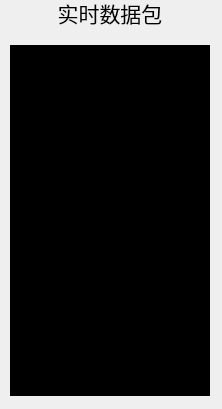
<?xml version="1.0" encoding="UTF-8"?>
<ui version="4.0">
 <class>BackendWindow</class>
 <widget class="QDialog" name="BackendWindow">
  <property name="geometry">
   <rect>
    <x>0</x>
    <y>0</y>
    <width>222</width>
    <height>409</height>
   </rect>
  </property>
  <property name="windowTitle">
   <string>Dialog</string>
  </property>
  <widget class="QTextEdit" name="textEdit">
   <property name="geometry">
    <rect>
     <x>10</x>
     <y>45</y>
     <width>200</width>
     <height>351</height>
    </rect>
   </property>
   <property name="focusPolicy">
    <enum>Qt::WheelFocus</enum>
   </property>
   <property name="styleSheet">
    <string notr="true">color:rgb(0,255,0);
background-color:black;</string>
   </property>
  </widget>
  <widget class="QLabel" name="label">
   <property name="geometry">
    <rect>
     <x>-20</x>
     <y>0</y>
     <width>260</width>
     <height>25</height>
    </rect>
   </property>
   <property name="font">
    <font>
     <family>AR PL UKai CN</family>
     <pointsize>16</pointsize>
     <weight>50</weight>
     <bold>false</bold>
     <stylestrategy>PreferAntialias</stylestrategy>
    </font>
   </property>
   <property name="layoutDirection">
    <enum>Qt::LeftToRight</enum>
   </property>
   <property name="text">
    <string>实时数据包</string>
   </property>
   <property name="alignment">
    <set>Qt::AlignCenter</set>
   </property>
  </widget>
 </widget>
 <resources/>
 <connections/>
</ui>
